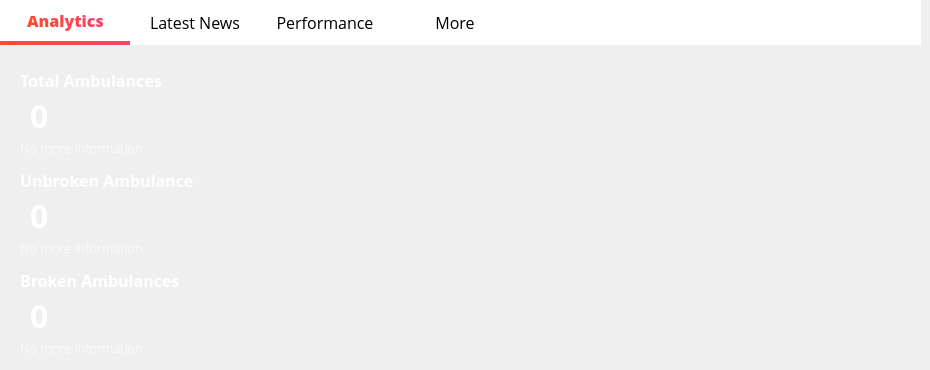
      <widget class="QWidget" name="Analytics">
       <property name="styleSheet">
        <string notr="true">
QLabel{
color: rgb(255, 255, 255);
background-color: transparent;
}
</string>
       </property>
       <widget class="QLabel" name="label_34">
        <property name="geometry">
         <rect>
          <x>20</x>
          <y>65</y>
          <width>181</width>
          <height>31</height>
         </rect>
        </property>
        <property name="font">
         <font>
          <family>Open Sans</family>
          <pointsize>12</pointsize>
          <weight>75</weight>
          <bold>true</bold>
         </font>
        </property>
        <property name="styleSheet">
         <string notr="true"/>
        </property>
        <property name="text">
         <string>Total Ambulances</string>
        </property>
       </widget>
       <widget class="QLabel" name="label_35">
        <property name="geometry">
         <rect>
          <x>30</x>
          <y>100</y>
          <width>111</width>
          <height>31</height>
         </rect>
        </property>
        <property name="font">
         <font>
          <family>Open Sans</family>
          <pointsize>24</pointsize>
          <weight>75</weight>
          <bold>true</bold>
         </font>
        </property>
        <property name="styleSheet">
         <string notr="true"/>
        </property>
        <property name="text">
         <string>0</string>
        </property>
       </widget>
       <widget class="QLabel" name="label_38">
        <property name="geometry">
         <rect>
          <x>20</x>
          <y>140</y>
          <width>131</width>
          <height>16</height>
         </rect>
        </property>
        <property name="font">
         <font>
          <family>Open Sans Light</family>
          <pointsize>10</pointsize>
          <weight>50</weight>
          <bold>false</bold>
         </font>
        </property>
        <property name="styleSheet">
         <string notr="true">color: rgb(255, 255, 255);</string>
        </property>
        <property name="text">
         <string>No more information</string>
        </property>
       </widget>
       <widget class="QLabel" name="label_39">
        <property name="geometry">
         <rect>
          <x>20</x>
          <y>165</y>
          <width>261</width>
          <height>31</height>
         </rect>
        </property>
        <property name="font">
         <font>
          <family>Open Sans</family>
          <pointsize>12</pointsize>
          <weight>75</weight>
          <bold>true</bold>
         </font>
        </property>
        <property name="styleSheet">
         <string notr="true">color: rgb(255, 255, 255);</string>
        </property>
        <property name="text">
         <string>Unbroken Ambulance</string>
        </property>
       </widget>
       <widget class="QLabel" name="label_42">
        <property name="geometry">
         <rect>
          <x>20</x>
          <y>240</y>
          <width>131</width>
          <height>16</height>
         </rect>
        </property>
        <property name="font">
         <font>
          <family>Open Sans Light</family>
          <pointsize>10</pointsize>
          <weight>50</weight>
          <bold>false</bold>
         </font>
        </property>
        <property name="styleSheet">
         <string notr="true">color: rgb(255, 255, 255);</string>
        </property>
        <property name="text">
         <string>No more information</string>
        </property>
       </widget>
       <widget class="QLabel" name="label_43">
        <property name="geometry">
         <rect>
          <x>30</x>
          <y>200</y>
          <width>111</width>
          <height>31</height>
         </rect>
        </property>
        <property name="font">
         <font>
          <family>Open Sans</family>
          <pointsize>24</pointsize>
          <weight>75</weight>
          <bold>true</bold>
         </font>
        </property>
        <property name="styleSheet">
         <string notr="true">color: rgb(255, 255, 255);</string>
        </property>
        <property name="text">
         <string>0</string>
        </property>
       </widget>
       <widget class="QLabel" name="label_44">
        <property name="geometry">
         <rect>
          <x>20</x>
          <y>265</y>
          <width>311</width>
          <height>31</height>
         </rect>
        </property>
        <property name="font">
         <font>
          <family>Open Sans</family>
          <pointsize>12</pointsize>
          <weight>75</weight>
          <bold>true</bold>
         </font>
        </property>
        <property name="styleSheet">
         <string notr="true">color: rgb(255, 255, 255);</string>
        </property>
        <property name="text">
         <string>Broken Ambulances</string>
        </property>
       </widget>
       <widget class="QLabel" name="label_47">
        <property name="geometry">
         <rect>
          <x>20</x>
          <y>340</y>
          <width>141</width>
          <height>16</height>
         </rect>
        </property>
        <property name="font">
         <font>
          <family>Open Sans Light</family>
          <pointsize>10</pointsize>
          <weight>50</weight>
          <bold>false</bold>
         </font>
        </property>
        <property name="styleSheet">
         <string notr="true">color: rgb(255, 255, 255);</string>
        </property>
        <property name="text">
         <string>No more information</string>
        </property>
       </widget>
       <widget class="QLabel" name="label_48">
        <property name="geometry">
         <rect>
          <x>30</x>
          <y>300</y>
          <width>111</width>
          <height>31</height>
         </rect>
        </property>
        <property name="font">
         <font>
          <family>Open Sans</family>
          <pointsize>24</pointsize>
          <weight>75</weight>
          <bold>true</bold>
         </font>
        </property>
        <property name="styleSheet">
         <string notr="true">color: rgb(255, 255, 255);</string>
        </property>
        <property name="text">
         <string>0</string>
        </property>
       </widget>
       <widget class="QWidget" name="widget_3" native="true">
        <property name="geometry">
         <rect>
          <x>0</x>
          <y>0</y>
          <width>921</width>
          <height>45</height>
         </rect>
        </property>
        <property name="styleSheet">
         <string notr="true">QWidget{
background-color: rgb(255, 255, 255);
}
QPushButton {
    border: none;
    padding: 5px 10px;
    font-size: 16px;
    font-weight: normal;
    color: black;
}

QPushButton:checked {
    border-bottom: 4px solid qlineargradient(x1:0, y1:0, x2:1, y2:0, stop:0 #FF4B2B, stop:1 #FF416C);
    border-right: none;
    border-top: none;
    color: qlineargradient(x1:0, y1:0, x2:1, y2:0, stop:0 #FF4B2B, stop:1 #FF416C);
    font-weight: 700;
}

QPushButton:hover {
    background-color: qlineargradient(x1:0, y1:0, x2:1, y2:0, stop:0 #f2f2f2, stop:1 #e6e6e6);
}</string>
        </property>
        <widget class="QPushButton" name="pushButton_27">
         <property name="enabled">
          <bool>false</bool>
         </property>
         <property name="geometry">
          <rect>
           <x>0</x>
           <y>0</y>
           <width>131</width>
           <height>45</height>
          </rect>
         </property>
         <property name="font">
          <font>
           <family>Open Sans</family>
           <pointsize>-1</pointsize>
           <weight>50</weight>
           <bold>false</bold>
          </font>
         </property>
         <property name="cursor">
          <cursorShape>ArrowCursor</cursorShape>
         </property>
         <property name="styleSheet">
          <string notr="true"/>
         </property>
         <property name="text">
          <string>Analytics</string>
         </property>
         <property name="checkable">
          <bool>true</bool>
         </property>
         <property name="checked">
          <bool>true</bool>
         </property>
        </widget>
        <widget class="QPushButton" name="pushButton_28">
         <property name="geometry">
          <rect>
           <x>130</x>
           <y>0</y>
           <width>130</width>
           <height>45</height>
          </rect>
         </property>
         <property name="font">
          <font>
           <family>Open Sans</family>
           <pointsize>-1</pointsize>
           <weight>50</weight>
           <bold>false</bold>
          </font>
         </property>
         <property name="cursor">
          <cursorShape>PointingHandCursor</cursorShape>
         </property>
         <property name="styleSheet">
          <string notr="true"/>
         </property>
         <property name="text">
          <string>Latest News</string>
         </property>
         <property name="checkable">
          <bool>false</bool>
         </property>
        </widget>
        <widget class="QPushButton" name="pushButton_29">
         <property name="geometry">
          <rect>
           <x>260</x>
           <y>0</y>
           <width>130</width>
           <height>45</height>
          </rect>
         </property>
         <property name="font">
          <font>
           <family>Open Sans</family>
           <pointsize>-1</pointsize>
           <weight>50</weight>
           <bold>false</bold>
          </font>
         </property>
         <property name="cursor">
          <cursorShape>PointingHandCursor</cursorShape>
         </property>
         <property name="styleSheet">
          <string notr="true"/>
         </property>
         <property name="text">
          <string>Performance</string>
         </property>
        </widget>
        <widget class="QPushButton" name="pushButton_30">
         <property name="geometry">
          <rect>
           <x>390</x>
           <y>0</y>
           <width>130</width>
           <height>45</height>
          </rect>
         </property>
         <property name="font">
          <font>
           <family>Open Sans</family>
           <pointsize>-1</pointsize>
           <weight>50</weight>
           <bold>false</bold>
          </font>
         </property>
         <property name="cursor">
          <cursorShape>PointingHandCursor</cursorShape>
         </property>
         <property name="styleSheet">
          <string notr="true"/>
         </property>
         <property name="text">
          <string>More</string>
         </property>
        </widget>
       </widget>
       <widget class="QWidget" name="widget_52" native="true">
        <property name="geometry">
         <rect>
          <x>450</x>
          <y>60</y>
          <width>450</width>
          <height>301</height>
         </rect>
        </property>
       </widget>
      </widget>
